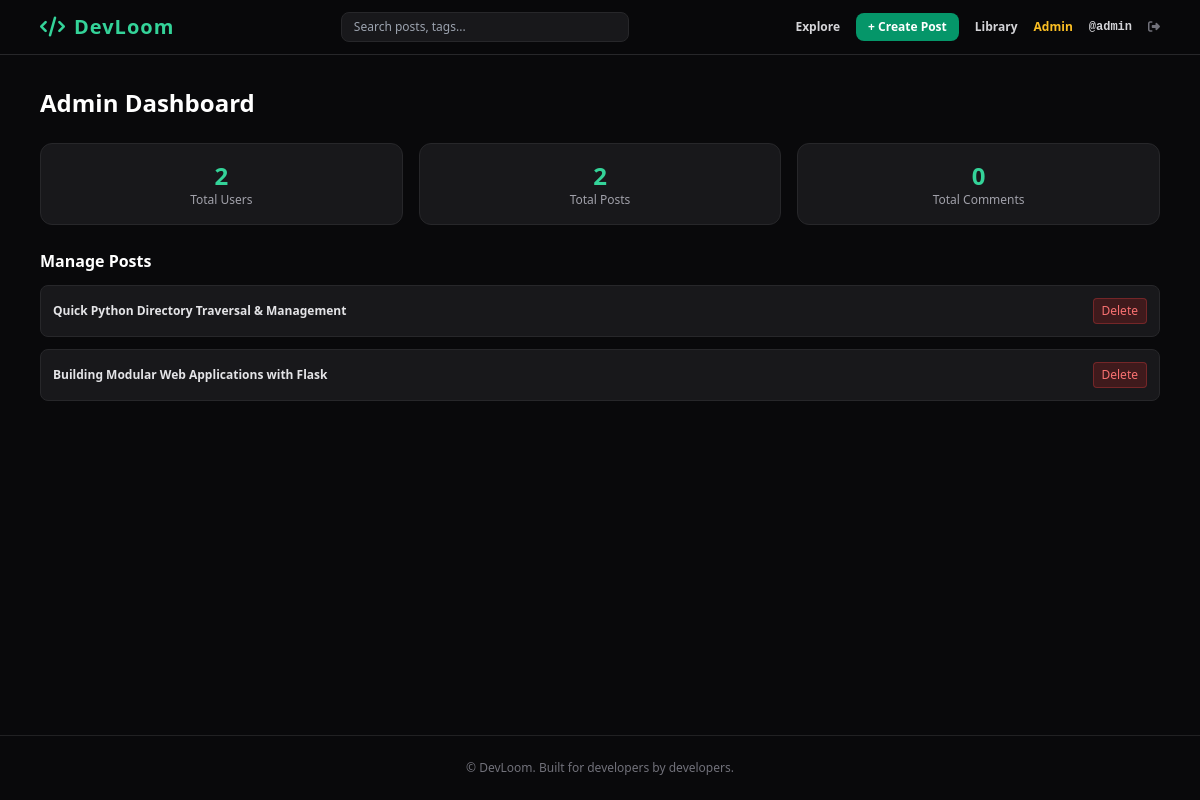
The page /admin/dashboard (signed in) on the database its author committed.
### models.py (models this page shows, shortened)
class User(UserMixin, db.Model):
    __tablename__ = 'users'
    id = db.Column(db.Integer, primary_key=True)
    username = db.Column(db.String(50), unique=True, nullable=False, index=True)
    display_name = db.Column(db.String(100), nullable=False)
    email = db.Column(db.String(120), unique=True, nullable=False, index=True)
    password_hash = db.Column(db.String(256), nullable=False)
    headline = db.Column(db.String(150), nullable=True)
    bio = db.Column(db.Text, nullable=True)
    github_url = db.Column(db.String(200), nullable=True)
    website_url = db.Column(db.String(200), nullable=True)
    is_admin = db.Column(db.Boolean, default=False)
    created_at = db.Column(db.DateTime, default=datetime.utcnow)
    posts = db.relationship('Post', backref='author', lazy='dynamic', cascade='all, delete-orphan')
    comments = db.relationship('Comment', backref='author', lazy='dynamic', cascade='all, delete-orphan')

class Post(db.Model):
    __tablename__ = 'posts'
    id = db.Column(db.Integer, primary_key=True)
    title = db.Column(db.String(200), nullable=False)
    slug = db.Column(db.String(220), unique=True, nullable=False, index=True)
    post_type = db.Column(db.String(30), nullable=False, default='Tutorial')  # Tutorial, Snippet, Question, Discussion
    code_language = db.Column(db.String(50), nullable=True)
    summary = db.Column(db.Text, nullable=True)
    content = db.Column(db.Text, nullable=False)
    views = db.Column(db.Integer, default=0)
    created_at = db.Column(db.DateTime, default=datetime.utcnow, index=True)
    author_id = db.Column(db.Integer, db.ForeignKey('users.id', ondelete='CASCADE'), nullable=False)
    comments = db.relationship('Comment', backref='post', lazy='dynamic', cascade='all, delete-orphan')
    likers = db.relationship('User', secondary=likes, backref=db.backref('liked_posts', lazy='dynamic'), lazy='dynamic')
    savers = db.relationship('User', secondary=bookmarks, backref=db.backref('saved_posts', lazy='dynamic'), lazy='dynamic')
    tags = db.relationship('Tag', secondary=post_tags, backref=db.backref('posts', lazy='dynamic'))

### app.py (the view)
    @app.route('/admin/dashboard')
    @login_required
    def admin_dashboard():
        if not current_user.is_admin:
            return redirect(url_for('index'))
        stats = {
            'users': User.query.count(),
            'posts': Post.query.count(),
            'comments': Comment.query.count()
        }
        posts = Post.query.order_by(Post.created_at.desc()).all()
        return render_template('admin/dashboard.html', stats=stats, posts=posts)

### templates/admin/dashboard.html
{% extends "base.html" %}
{% block content %}
<div class="space-y-6">
    <h1 class="text-2xl font-black text-white">Admin Dashboard</h1>
    <div class="grid grid-cols-3 gap-4">
        <div class="bg-zinc-900 border border-zinc-800 p-4 rounded-xl text-center">
            <div class="text-2xl font-bold text-emerald-400">{{ stats.users }}</div>
            <div class="text-xs text-zinc-400">Total Users</div>
        </div>
        <div class="bg-zinc-900 border border-zinc-800 p-4 rounded-xl text-center">
            <div class="text-2xl font-bold text-emerald-400">{{ stats.posts }}</div>
            <div class="text-xs text-zinc-400">Total Posts</div>
        </div>
        <div class="bg-zinc-900 border border-zinc-800 p-4 rounded-xl text-center">
            <div class="text-2xl font-bold text-emerald-400">{{ stats.comments }}</div>
            <div class="text-xs text-zinc-400">Total Comments</div>
        </div>
    </div>
    <div class="space-y-3">
        <h2 class="text-base font-bold text-white">Manage Posts</h2>
        {% for post in posts %}
        <div class="bg-zinc-900 border border-zinc-800 p-3 rounded-lg flex justify-between items-center text-xs">
            <span class="text-zinc-200 font-semibold">{{ post.title }}</span>
            <form action="/admin/post/delete/{{ post.id }}" method="POST">
                <button type="submit" class="bg-red-600/20 text-red-400 border border-red-500/30 px-2 py-1 rounded hover:bg-red-600 hover:text-white transition">Delete</button>
            </form>
        </div>
        {% endfor %}
    </div>
</div>
{% endblock %}

### templates/base.html (shortened to what this page needs)
<!DOCTYPE html>
<html lang="en">
<head>
    <script src="https://cdn.tailwindcss.com"></script>
    <link rel="stylesheet" href="https://cdnjs.cloudflare.com/ajax/libs/font-awesome/6.4.0/css/all.min.css">
    <link rel="stylesheet" href="{{ url_for('static', filename='css/style.css') }}">
</head>
<body class="min-h-screen flex flex-col bg-zinc-950 text-zinc-100 font-sans antialiased">
    <nav class="border-b border-zinc-800 bg-zinc-950/80 backdrop-blur sticky top-0 z-50">
        <div class="max-w-6xl mx-auto px-4 py-3 flex items-center justify-between">
            <a href="/" class="text-xl font-black text-emerald-400 tracking-wider flex items-center gap-2">
                <i class="fa-solid fa-code"></i> DevLoom
            </a>
            <form action="/explore" method="GET" class="hidden md:block w-72">
                <input type="text" name="q" placeholder="Search posts, tags..." class="w-full bg-zinc-900 border border-zinc-800 text-xs text-white px-3 py-1.5 rounded-lg focus:outline-none focus:border-emerald-500">
            </form>
            <div class="flex items-center gap-4 text-xs font-semibold">
                <a href="/explore" class="text-zinc-300 hover:text-white transition">Explore</a>
                {% if current_user.is_authenticated %}
                    <a href="/post/create" class="bg-emerald-600 hover:bg-emerald-500 text-white px-3 py-1.5 rounded-lg transition">+ Create Post</a>
                    <a href="/library" class="text-zinc-300 hover:text-white transition">Library</a>
                    {% if current_user.is_admin %}
                    <a href="/admin/dashboard" class="text-amber-400 hover:text-amber-300 transition">Admin</a>
                    {% endif %}
                    <a href="/u/{{ current_user.username }}" class="text-zinc-300 hover:text-white font-mono">@{{ current_user.username }}</a>
                    <a href="/auth/logout" class="text-zinc-500 hover:text-zinc-300"><i class="fa-solid fa-right-from-bracket"></i></a>
                {% else %}
                    <a href="/auth/login" class="text-zinc-300 hover:text-white transition">Sign In</a>
                    <a href="/auth/register" class="bg-emerald-600 hover:bg-emerald-500 text-white px-3 py-1.5 rounded-lg transition">Get Started</a>
                {% endif %}
            </div>
        </div>
    </nav>
    <main class="flex-grow max-w-6xl w-full mx-auto px-4 py-8">
        {% block content %}{% endblock %}
    </main>
    <footer class="border-t border-zinc-800/80 bg-zinc-950 py-6 text-center text-xs text-zinc-500">
        <p>&copy; DevLoom. Built for developers by developers.</p>
    </footer>
</body>
</html>

### static/css/style.css (style rules this page uses)
body { font-family: 'Inter', -apple-system, BlinkMacSystemFont, sans-serif; background-color: #09090b; color: #f4f4f5; }

### rows shown on the page
User: username "admin"
Post: title "Quick Python Directory Traversal & Management"
Post: title "Building Modular Web Applications with Flask"

### other values the page prints
{{ stats.users }} "2"
{{ stats.posts }} "2"
{{ stats.comments }} "0"
